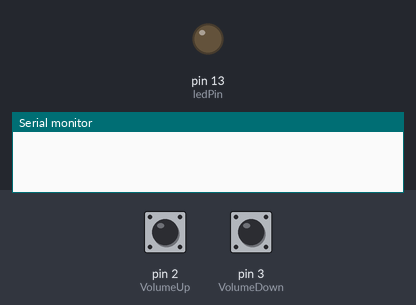
The sketch below on a simulated Arduino Uno, built with avr-gcc and run on an emulated ATmega328P. On the bench: output pins drawn as LEDs (lit = HIGH), the last lines printed to the serial monitor. Inputs (shaded band) come from the test bench; at power-on: pin 2 (VolumeUp) LOW, pin 3 (VolumeDown) LOW.

Above: at 1.2 s.
1.3 s: pin 2 (VolumeUp) pulled HIGH for 0.15 s
At 1.37 s:
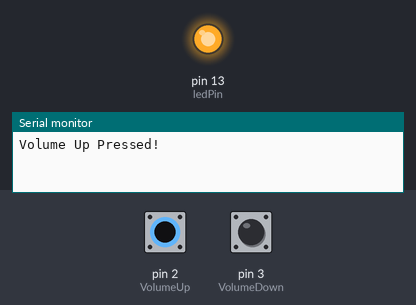
2.9 s: pin 3 (VolumeDown) pulled HIGH for 0.15 s
At 4.0 s:
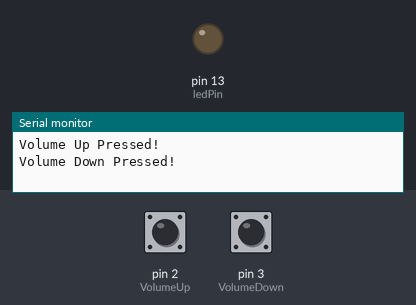
4.5 s: pin 3 (VolumeDown) pulled HIGH for 3.2 s
At 5.7 s:
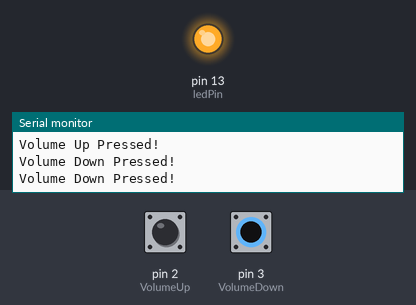
9.2 s: pin 2 (VolumeUp) pulled HIGH for 3.2 s
At 12.9 s:
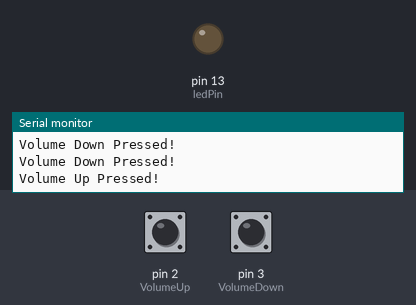
Timing chart, 0 to 14.4 s (numbered marks = the images above; inputs shaded):
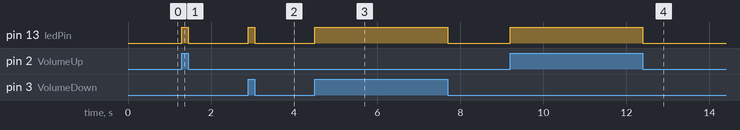

The sketch:

custom_remote.ino
```cpp
// Remote sketch

// Purpose: Remote for Grandmother to better control TV with simple controls to reduce errors

// Constant Variables
const int ledPin   = 13;
const int dataSize = 9600;

// ints to determine digital pin state
int volUpState     = 0;
int volDownState   = 0;

// bool to determine if a button is being held
bool buttonHeld    = false;

// Enum for all button types and pins they use
enum ButtonType {
  VolumeUp   = 2,
  VolumeDown = 3
};

// Setup function
void setup() {

  // Set up serial monitor for debugging
  Serial.begin(dataSize);

  // Pin to light on-board LED
  pinMode(ledPin, OUTPUT);

  // Button pins read digitally (May need to change to analog based on button amount later)
  pinMode(VolumeUp, INPUT);
  pinMode(VolumeDown, INPUT);
}

// Main program loop
void loop() {
  volUpState = digitalRead(VolumeUp);
  volDownState = digitalRead(VolumeDown);

  if (volUpState == HIGH) {
    digitalWrite(ledPin, HIGH);

    if (buttonHeld == false) {
      buttonPressed(VolumeUp);
    }
  }
  else if (volDownState == HIGH) {
    digitalWrite(ledPin, HIGH);

    if (buttonHeld == false) {
      buttonPressed(VolumeDown);
    }
  }
  else {
    digitalWrite(ledPin, LOW);
    buttonHeld = false;
  }
}

// Process all button presses
void buttonPressed(ButtonType button) {
  switch(button) {

    case VolumeDown:
      volumePressed(false);
      break;

    case VolumeUp:
      volumePressed(true);
      break;

    default:
      // Invalid button press
      break;
  }
}

// Process volume button presses
void volumePressed(bool dir) {
  String volType = dir ? "Up" : "Down";
  String volumeMsg = "Volume " + volType + " Pressed!\n";
  Serial.write(volumeMsg.c_str());
  buttonHeld = true;
}
```

Measured:
- after the input at 1.3 s, pin 13 (ledPin): LOW → HIGH at once, → LOW 0.15 s later
- after the input at 2.9 s, pin 13 (ledPin): LOW → HIGH at once, → LOW 0.15 s later
- after the input at 4.5 s, pin 13 (ledPin): LOW → HIGH at once, → LOW 3.2 s later
- after the input at 9.2 s, pin 13 (ledPin): LOW → HIGH at once, → LOW 3.2 s later
